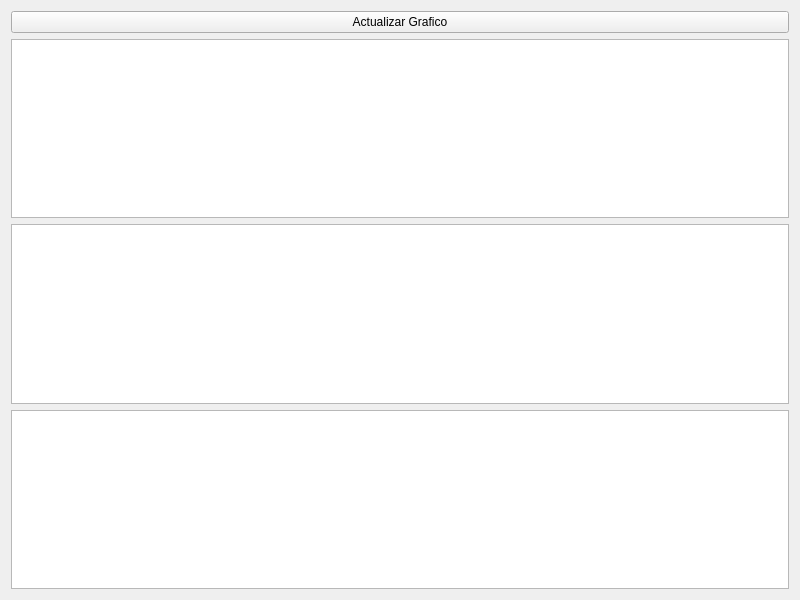
<?xml version="1.0" encoding="UTF-8"?>
<ui version="4.0">
 <class>Widget</class>
 <widget class="QWidget" name="Widget">
  <property name="geometry">
   <rect>
    <x>0</x>
    <y>0</y>
    <width>800</width>
    <height>600</height>
   </rect>
  </property>
  <property name="windowTitle">
   <string>Widget</string>
  </property>
  <layout class="QVBoxLayout" name="verticalLayout" stretch="0,0,0,0,0">
   <item>
    <widget class="QPushButton" name="pushButtonActualizar">
     <property name="text">
      <string>Actualizar Grafico</string>
     </property>
    </widget>
   </item>
   <item>
    <widget class="QTextEdit" name="textEdit2023"/>
   </item>
   <item>
    <widget class="QTextEdit" name="textEdit2024"/>
   </item>
   <item>
    <widget class="QChartView" name="graphicsViewPIE"/>
   </item>
   <item>
    <layout class="QHBoxLayout" name="horizontalLayout"/>
   </item>
  </layout>
 </widget>
 <customwidgets>
  <customwidget>
   <class>QChartView</class>
   <extends>QGraphicsView</extends>
   <header>QtCharts</header>
  </customwidget>
 </customwidgets>
 <resources/>
 <connections/>
</ui>
